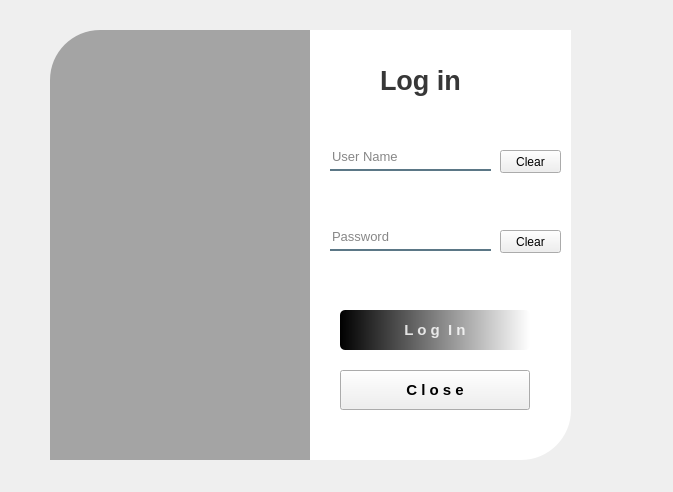
<?xml version="1.0" encoding="UTF-8"?>
<ui version="4.0">
 <class>Form</class>
 <widget class="QWidget" name="Form">
  <property name="geometry">
   <rect>
    <x>0</x>
    <y>0</y>
    <width>673</width>
    <height>492</height>
   </rect>
  </property>
  <property name="windowTitle">
   <string>Form</string>
  </property>
  <widget class="QWidget" name="widget" native="true">
   <property name="geometry">
    <rect>
     <x>30</x>
     <y>30</y>
     <width>550</width>
     <height>500</height>
    </rect>
   </property>
   <property name="styleSheet">
    <string notr="true">QPushButton#pushButton{
	background-color: qlineargradient(spread:pad, x1:0, y1:0, x2:1, y2:0, stop:0 rgba(0, 0, 0, 255), stop:1 rgba(255, 255, 255, 255));
	color:rgba(255, 255, 255, 210);
	border-radius: 5px;
}

QPushButton#pushButton:hover{
	background-color: qlineargradient(spread:pad, x1:0, y1:0, x2:1, y2:0, stop:0 rgba(0, 0, 0, 255), stop:1 rgba(255, 255, 255, 255));
}

QPushButton#pushButton:pressed{
	padding-left: 5px;
	padding-top: 5px;
	background-color: rgba(150, 123, 111, 255);
}


</string>
   </property>
   <widget class="QLabel" name="label">
    <property name="geometry">
     <rect>
      <x>20</x>
      <y>0</y>
      <width>280</width>
      <height>430</height>
     </rect>
    </property>
    <property name="styleSheet">
     <string notr="true">border-image: url(:/herrypotter/f6209210-a13e-4e62-990a-3041c8049155.jpeg);
border-top-left-radius: 50px; </string>
    </property>
    <property name="text">
     <string/>
    </property>
   </widget>
   <widget class="QLabel" name="label_2">
    <property name="geometry">
     <rect>
      <x>20</x>
      <y>0</y>
      <width>280</width>
      <height>430</height>
     </rect>
    </property>
    <property name="styleSheet">
     <string notr="true">background-color:rgba(0, 0, 0, 80);
border-top-left-radius: 50px; </string>
    </property>
    <property name="text">
     <string/>
    </property>
   </widget>
   <widget class="QLabel" name="label_3">
    <property name="geometry">
     <rect>
      <x>280</x>
      <y>0</y>
      <width>261</width>
      <height>430</height>
     </rect>
    </property>
    <property name="styleSheet">
     <string notr="true">background-color:rgba(255, 255, 255, 255);
border-bottom-right-radius: 50px;</string>
    </property>
    <property name="text">
     <string/>
    </property>
   </widget>
   <widget class="QLabel" name="label_4">
    <property name="geometry">
     <rect>
      <x>350</x>
      <y>30</y>
      <width>100</width>
      <height>40</height>
     </rect>
    </property>
    <property name="font">
     <font>
      <pointsize>20</pointsize>
      <weight>75</weight>
      <bold>true</bold>
     </font>
    </property>
    <property name="styleSheet">
     <string notr="true">color:rgba(0, 0, 0, 200);</string>
    </property>
    <property name="text">
     <string>Log in</string>
    </property>
   </widget>
   <widget class="QLineEdit" name="lineEdit">
    <property name="geometry">
     <rect>
      <x>300</x>
      <y>120</y>
      <width>161</width>
      <height>21</height>
     </rect>
    </property>
    <property name="font">
     <font>
      <pointsize>10</pointsize>
     </font>
    </property>
    <property name="styleSheet">
     <string notr="true">background-color:rgba(0, 0, 0, 0);
border:none;
border-bottom:2px solid rgba(46, 82, 101, 200);
color:rgba(0, 0, 0, 240);
padding-bottom:7px;</string>
    </property>
    <property name="placeholderText">
     <string>User Name</string>
    </property>
   </widget>
   <widget class="QLineEdit" name="lineEdit_2">
    <property name="geometry">
     <rect>
      <x>300</x>
      <y>200</y>
      <width>161</width>
      <height>21</height>
     </rect>
    </property>
    <property name="font">
     <font>
      <pointsize>10</pointsize>
     </font>
    </property>
    <property name="styleSheet">
     <string notr="true">background-color:rgba(0, 0, 0, 0);
border:none;
border-bottom:2px solid rgba(46, 82, 101, 200);
color:rgba(0, 0, 0, 240);
padding-bottom:7px;</string>
    </property>
    <property name="echoMode">
     <enum>QLineEdit::Password</enum>
    </property>
    <property name="placeholderText">
     <string>Password</string>
    </property>
   </widget>
   <widget class="QPushButton" name="pushButton">
    <property name="geometry">
     <rect>
      <x>310</x>
      <y>280</y>
      <width>190</width>
      <height>40</height>
     </rect>
    </property>
    <property name="font">
     <font>
      <pointsize>11</pointsize>
      <weight>75</weight>
      <italic>false</italic>
      <bold>true</bold>
     </font>
    </property>
    <property name="text">
     <string>L o g  I n</string>
    </property>
   </widget>
   <widget class="QPushButton" name="pushButton_2">
    <property name="geometry">
     <rect>
      <x>470</x>
      <y>120</y>
      <width>61</width>
      <height>23</height>
     </rect>
    </property>
    <property name="text">
     <string>Clear</string>
    </property>
   </widget>
   <widget class="QPushButton" name="pushButton_3">
    <property name="geometry">
     <rect>
      <x>470</x>
      <y>200</y>
      <width>61</width>
      <height>23</height>
     </rect>
    </property>
    <property name="text">
     <string>Clear</string>
    </property>
   </widget>
   <widget class="QPushButton" name="pushButton_4">
    <property name="geometry">
     <rect>
      <x>310</x>
      <y>340</y>
      <width>190</width>
      <height>40</height>
     </rect>
    </property>
    <property name="font">
     <font>
      <pointsize>11</pointsize>
      <weight>75</weight>
      <italic>false</italic>
      <bold>true</bold>
     </font>
    </property>
    <property name="styleSheet">
     <string notr="true"/>
    </property>
    <property name="text">
     <string>C l o s e</string>
    </property>
   </widget>
  </widget>
 </widget>
 <resources>
  <include location="../../../Desktop/tugas akhir PBO/bioskop.qrc"/>
 </resources>
 <connections>
  <connection>
   <sender>pushButton_2</sender>
   <signal>clicked()</signal>
   <receiver>lineEdit</receiver>
   <slot>clear()</slot>
   <hints>
    <hint type="sourcelabel">
     <x>513</x>
     <y>165</y>
    </hint>
    <hint type="destinationlabel">
     <x>476</x>
     <y>160</y>
    </hint>
   </hints>
  </connection>
  <connection>
   <sender>pushButton_3</sender>
   <signal>clicked()</signal>
   <receiver>lineEdit_2</receiver>
   <slot>clear()</slot>
   <hints>
    <hint type="sourcelabel">
     <x>500</x>
     <y>238</y>
    </hint>
    <hint type="destinationlabel">
     <x>484</x>
     <y>241</y>
    </hint>
   </hints>
  </connection>
  <connection>
   <sender>pushButton_4</sender>
   <signal>clicked()</signal>
   <receiver>Form</receiver>
   <slot>close()</slot>
   <hints>
    <hint type="sourcelabel">
     <x>424</x>
     <y>395</y>
    </hint>
    <hint type="destinationlabel">
     <x>593</x>
     <y>386</y>
    </hint>
   </hints>
  </connection>
 </connections>
</ui>
